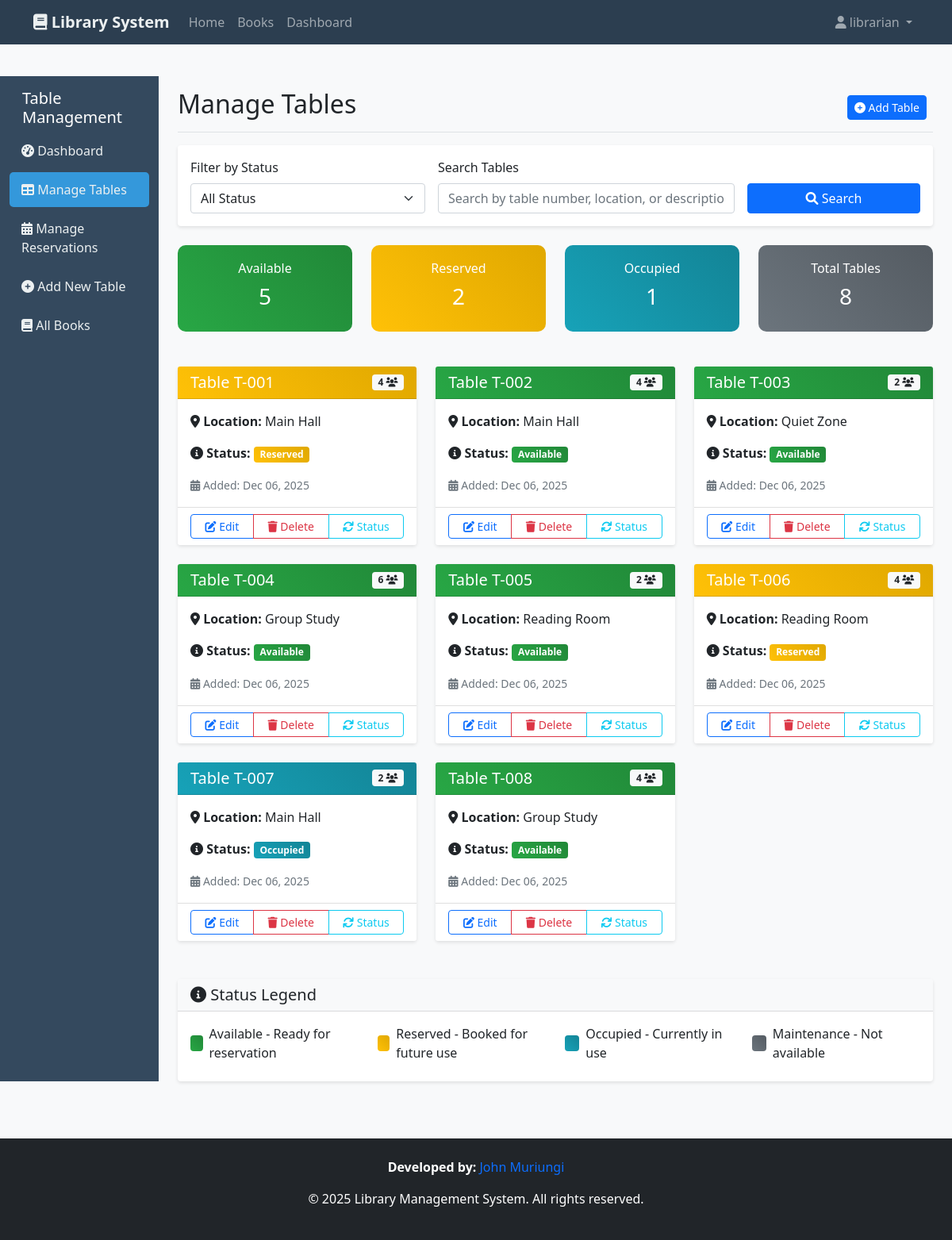
Page /librarian/tables/ (signed in) on the earlier database version.
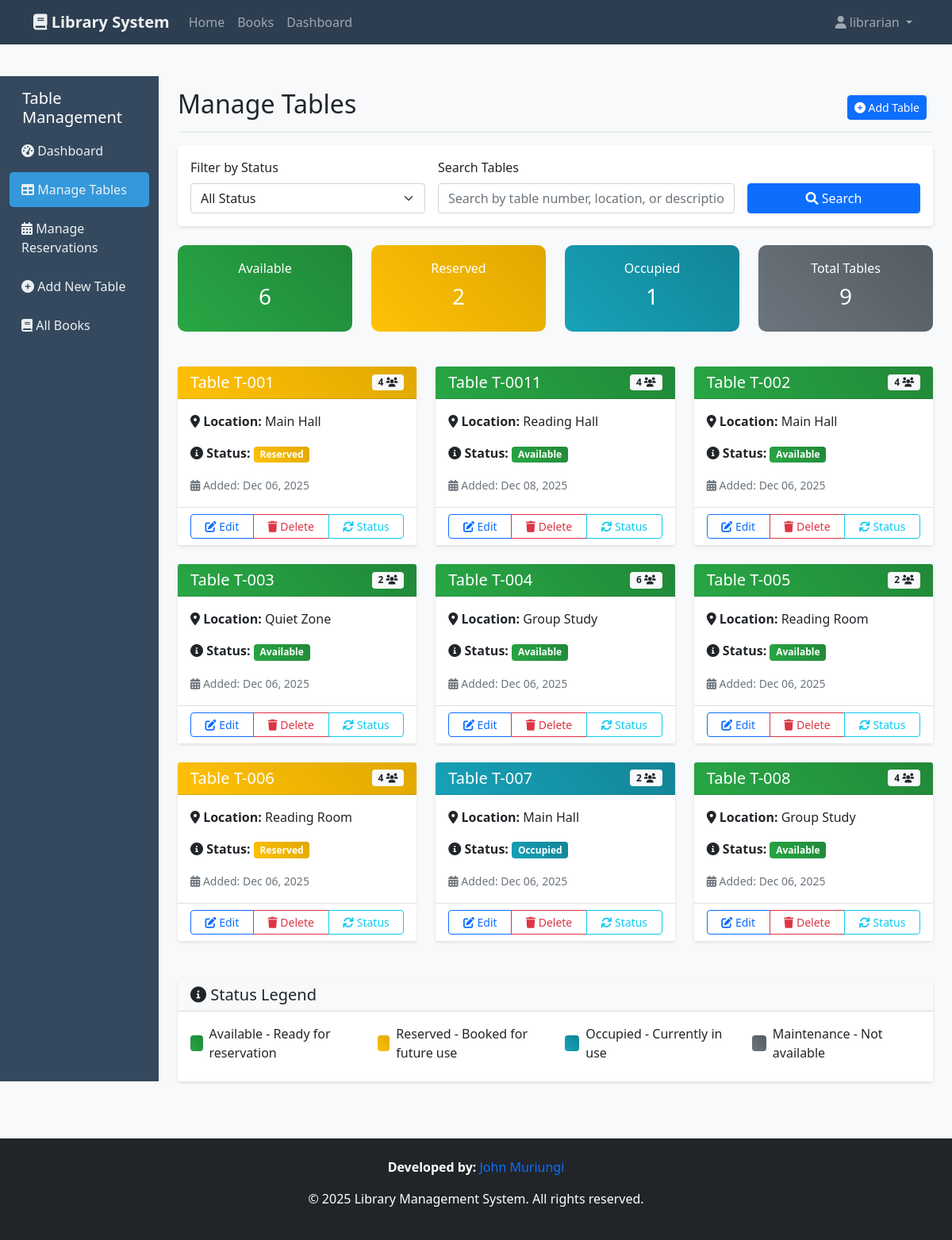
Same page on the later database version.
### library/models.py (models this page shows, shortened)
class Table(models.Model):
    TABLE_STATUS = [
        ('Available', 'Available'),
        ('Occupied', 'Occupied'),
        ('Reserved', 'Reserved'),
        ('Maintenance', 'Maintenance'),
    ]
    table_number = models.CharField(max_length=10, unique=True)
    capacity = models.IntegerField(default=4)
    location = models.CharField(max_length=100)
    status = models.CharField(
        max_length=20, choices=TABLE_STATUS, default='Available')
    description = models.TextField(blank=True)
    created_at = models.DateTimeField(
        auto_now_add=True)  # Make sure this exists
    updated_at = models.DateTimeField(
        auto_now=True)      # Make sure this exists

### library/views.py (the view)
# urls.py: path('librarian/tables/', views.manage_tables, name='manage_tables'),
@login_required
@user_passes_test(is_librarian)
def manage_tables(request):
    tables = Table.objects.all().order_by('table_number')
    status_filter = request.GET.get('status', '')
    if status_filter:
        tables = tables.filter(status=status_filter)
    search_query = request.GET.get('search', '')
    if search_query:
        tables = tables.filter(
            Q(table_number__icontains=search_query) |
            Q(location__icontains=search_query) |
            Q(description__icontains=search_query)
        )
    total_tables = tables.count()
    available_tables = tables.filter(status='Available').count()
    reserved_tables = tables.filter(status='Reserved').count()
    occupied_tables = tables.filter(status='Occupied').count()
    context = {
        'tables': tables,
        'total_tables': total_tables,
        'available_tables': available_tables,
        'reserved_tables': reserved_tables,
        'occupied_tables': occupied_tables,
        'status_filter': status_filter,
        'search_query': search_query,
    }
    return render(request, 'manage_tables.html', context)

### library/views.py (called while the page is built)
def is_librarian(user):
    return user.groups.filter(name='Librarian').exists()

### library/templates/manage_tables.html (shortened to what this page needs)
{% extends 'base.html' %}
{% block content %}
<div class="container-fluid py-4">
    <div class="row">
        <div class="col-md-3 col-lg-2 d-md-block sidebar collapse">
            <div class="position-sticky pt-3">
                <h5 class="px-3">Table Management</h5>
                <ul class="nav flex-column">
                    <li>
                        <a href="{% url 'dashboard' %}">
                            <i class="fas fa-tachometer-alt"></i> Dashboard
                        </a>
                    </li>
                    <li>
                        <a href="{% url 'manage_tables' %}" class="active">
                            <i class="fas fa-table"></i> Manage Tables
                        </a>
                    </li>
                    <li>
                        <a href="{% url 'manage_reservations' %}">
                            <i class="fas fa-calendar-alt"></i> Manage Reservations
                        </a>
                    </li>
                    <li>
                        <a href="{% url 'add_table' %}">
                            <i class="fas fa-plus-circle"></i> Add New Table
                        </a>
                    </li>
                    <li>
                        <a href="{% url 'book_list' %}">
                            <i class="fas fa-book"></i> All Books
                        </a>
                    </li>
                </ul>
            </div>
        </div>
        <main class="col-md-9 ms-sm-auto col-lg-10 px-md-4">
            <div class="d-flex justify-content-between flex-wrap flex-md-nowrap align-items-center pt-3 pb-2 mb-3 border-bottom">
                <h1 class="h2">Manage Tables</h1>
                <div class="btn-toolbar mb-2 mb-md-0">
                    <div class="btn-group me-2">
                        <a href="{% url 'add_table' %}" class="btn btn-sm btn-primary">
                            <i class="fas fa-plus-circle"></i> Add Table
                        </a>
                    </div>
                </div>
            </div>
            <div class="row mb-4">
                <div class="col-md-12">
                    <div class="card">
                        <div class="card-body">
                            <form method="GET" class="row g-3">
                                <div class="col-md-4">
                                    <label class="form-label">Filter by Status</label>
                                    <select name="status" class="form-select" onchange="this.form.submit()">
                                        <option value="">All Status</option>
                                    </select>
                                </div>
                                <div class="col-md-5">
                                    <label class="form-label">Search Tables</label>
                                    <input type="text" name="search" class="form-control"
                                           placeholder="Search by table number, location, or description..."
                                           value="{{ search_query }}">
                                </div>
                                <div class="col-md-3">
                                    <label class="form-label">&nbsp;</label>
                                    <div class="d-grid gap-2">
                                        <button type="submit" class="btn btn-primary">
                                            <i class="fas fa-search"></i> Search
                                        </button>
                                    </div>
                                </div>
                            </form>
                        </div>
                    </div>
                </div>
            </div>
            <div class="row mb-4">
                <div class="col-md-3">
                    <div class="stat-card bg-success">
                        <h6>Available</h6>
                        <h3>{{ available_tables }}</h3>
                    </div>
                </div>
                <div class="col-md-3">
                    <div class="stat-card bg-warning">
                        <h6>Reserved</h6>
                        <h3>{{ reserved_tables }}</h3>
                    </div>
                </div>
                <div class="col-md-3">
                    <div class="stat-card bg-info">
                        <h6>Occupied</h6>
                        <h3>{{ occupied_tables }}</h3>
                    </div>
                </div>
                <div class="col-md-3">
                    <div class="stat-card bg-secondary">
                        <h6>Total Tables</h6>
                        <h3>{{ total_tables }}</h3>
                    </div>
                </div>
            </div>
            <div class="row">
                {% for table in tables %}
                <div class="col-md-4 mb-4">
                    <div class="card h-100 border-{% if table.status == 'Available' %}success{% elif table.status == 'Reserved' %}warning{% elif table.status == 'Occupied' %}info{% else %}secondary{% endif %}">
                        <div class="card-header bg-{% if table.status == 'Available' %}success{% elif table.status == 'Reserved' %}warning{% elif table.status == 'Occupied' %}info{% else %}secondary{% endif %} text-white">
                            <div class="d-flex justify-content-between align-items-center">
                                <h5 class="mb-0">Table {{ table.table_number }}</h5>
                                <span class="badge bg-light text-dark">
                                    {{ table.capacity }} <i class="fas fa-users"></i>
                                </span>
                            </div>
                        </div>
                        <div class="card-body">
                            <p class="card-text">
                                <i class="fas fa-map-marker-alt"></i> <strong>Location:</strong> {{ table.location }}
                            </p>
                            <p class="card-text">
                                <i class="fas fa-info-circle"></i> <strong>Status:</strong>
                                <span class="badge bg-{% if table.status == 'Available' %}success{% elif table.status == 'Reserved' %}warning{% elif table.status == 'Occupied' %}info{% else %}secondary{% endif %}">
                                    {{ table.status }}
                                </span>
                            </p>
                            <p class="card-text">
                                <small class="text-muted">
                                    <i class="fas fa-calendar-alt"></i> Added: {{ table.created_at|date:"M d, Y" }}
                                </small>
                            </p>
                        </div>
                        <div class="card-footer bg-white">
                            <div class="btn-group w-100" role="group">
                                <a href="{% url 'edit_table' table.id %}" class="btn btn-sm btn-outline-primary">
                                    <i class="fas fa-edit"></i> Edit
                                </a>
                                <button type="button" class="btn btn-sm btn-outline-danger"
                                        data-bs-toggle="modal" data-bs-target="#deleteModal{{ table.id }}">
                                    <i class="fas fa-trash"></i> Delete
                                </button>
                                <a href="#" class="btn btn-sm btn-outline-info"
                                   data-bs-toggle="modal" data-bs-target="#statusModal{{ table.id }}">
                                    <i class="fas fa-sync"></i> Status
                                </a>
                            </div>
                        </div>
                    </div>
                </div>
                {% endfor %}
            </div>
            <div class="card mt-4">
                <div class="card-header bg-light">
                    <h5 class="mb-0"><i class="fas fa-info-circle"></i> Status Legend</h5>
                </div>
                <div class="card-body">
                    <div class="row">
                        <div class="col-md-3">
                            <div class="d-flex align-items-center mb-2">
                                <div class="status-indicator bg-success me-2" style="width: 20px; height: 20px; border-radius: 4px;"></div>
                                <span>Available - Ready for reservation</span>
                            </div>
                        </div>
                        <div class="col-md-3">
                            <div class="d-flex align-items-center mb-2">
                                <div class="status-indicator bg-warning me-2" style="width: 20px; height: 20px; border-radius: 4px;"></div>
                                <span>Reserved - Booked for future use</span>
                            </div>
                        </div>
                        <div class="col-md-3">
                            <div class="d-flex align-items-center mb-2">
                                <div class="status-indicator bg-info me-2" style="width: 20px; height: 20px; border-radius: 4px;"></div>
                                <span>Occupied - Currently in use</span>
                            </div>
                        </div>
                        <div class="col-md-3">
                            <div class="d-flex align-items-center mb-2">
                                <div class="status-indicator bg-secondary me-2" style="width: 20px; height: 20px; border-radius: 4px;"></div>
                                <span>Maintenance - Not available</span>
                            </div>
                        </div>
                    </div>
                </div>
            </div>
        </main>
    </div>
</div>
{% endblock %}

### library/templates/base.html (shortened to what this page needs)
<!DOCTYPE html>
<html lang="en">
<head>
    <link href="https://cdn.jsdelivr.net/npm/bootstrap@5.1.3/dist/css/bootstrap.min.css" rel="stylesheet">
    <link rel="stylesheet" href="https://cdnjs.cloudflare.com/ajax/libs/font-awesome/6.0.0/css/all.min.css">
</head>
<body>
    <nav class="navbar navbar-expand-lg navbar-dark">
        <div class="container">
            <a class="navbar-brand" href="{% url 'home' %}">
                <i class="fas fa-book"></i> Library System
            </a>
            <div class="collapse navbar-collapse" id="navbarNav">
                <ul class="navbar-nav me-auto">
                    <li class="nav-item">
                        <a class="nav-link" href="{% url 'home' %}">Home</a>
                    </li>
                    <li class="nav-item">
                        <a class="nav-link" href="{% url 'book_list' %}">Books</a>
                    </li>
                    {% if user.is_authenticated %}
                        <li class="nav-item">
                            <a class="nav-link" href="{% url 'dashboard' %}">Dashboard</a>
                        </li>
                    {% endif %}
                </ul>
                <ul class="navbar-nav">
                    {% if user.is_authenticated %}
                        <li class="nav-item dropdown">
                            <a class="nav-link dropdown-toggle" href="#" id="navbarDropdown" role="button" data-bs-toggle="dropdown">
                                <i class="fas fa-user"></i> {{ user.username }}
                            </a>
                        </li>
                    {% endif %}
                </ul>
            </div>
        </div>
    </nav>
    <main>
        {% block content %}{% endblock %}
    </main>
    <footer class="bg-dark text-white py-4 mt-5">
        <div class="credits">
            <div class="container text-center">
                <p>
                    <Strong>Developed  by: </Strong>
                    <a href="https://john-muriungi.github.io/My-portifolio/" target="_blank" style="text-decoration: none">John Muriungi</a>
                </p>
            </div>
        </div>
        <div class="container text-center">
            <p>&copy; 2025 Library Management System. All rights reserved.</p>
        </div>
    </footer>
</body>
</html>

### library/templates/base.html (style rules this page uses)
body { background-color: #f8f9fa; }
.navbar { background-color: #2c3e50 !important; }
.navbar-brand { color: #ecf0f1 !important; font-weight: bold; }
.card { transition: transform 0.2s; border: none; box-shadow: 0 2px 4px rgba(0,0,0,0.1); }
.sidebar { min-height: calc(100vh - 56px); background-color: #34495e; color: white; }
.sidebar a { color: #ecf0f1; text-decoration: none; padding: 10px 15px; display: block; border-radius: 5px; margin-bottom: 5px; }
.sidebar a.active { background-color: #3498db; }
.stat-card { border-radius: 10px; padding: 20px; color: white; margin-bottom: 20px; }

### library/templates/manage_tables.html (style rules this page uses)
.card { transition: transform 0.2s; border: none; box-shadow: 0 2px 4px rgba(0,0,0,0.1); }
.stat-card { border-radius: 10px; padding: 20px; color: white; text-align: center; }
.bg-success { background: linear-gradient(45deg, #28a745, #218838); }
.bg-warning { background: linear-gradient(45deg, #ffc107, #e0a800); }
.bg-info { background: linear-gradient(45deg, #17a2b8, #138496); }
.bg-secondary { background: linear-gradient(45deg, #6c757d, #545b62); }
.btn-group .btn { border-radius: 0; }
.btn-group .btn:first-child { border-top-left-radius: 4px; border-bottom-left-radius: 4px; }
.btn-group .btn:last-child { border-top-right-radius: 4px; border-bottom-right-radius: 4px; }

Differences in the rows shown:
added Table: table_number "T-0011", capacity "4", location "Reading Hall", status "Available", created_at "Dec 08, 2025"
Other differences:
{{ available_tables }}: "5" → "6"
{{ total_tables }}: "8" → "9"
